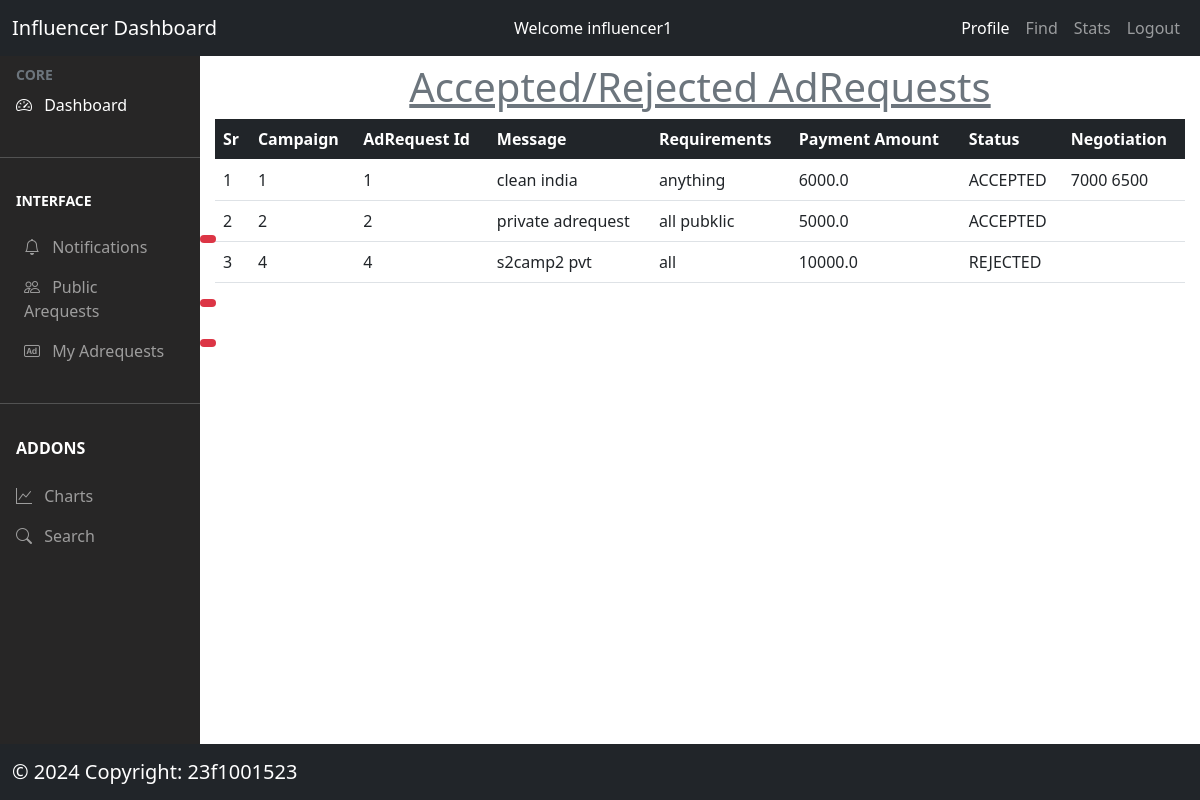
Page /influencer/adrequests/accepted/show (signed in) on the committed database.
### models/model.py (models this page shows, shortened)
class AdRequest(db.Model):
  __tablename__ = 'adrequests'
  adrequest_id = db.Column(db.Integer, autoincrement=True, primary_key=True)
  message = db.Column(db.String(500), nullable=False)
  requirements = db.Column(db.String(500), nullable=False)
  payment_amount = db.Column(db.Float, nullable=False)
  status = db.Column(db.String(200),
                     nullable=False)  #PENDING/ACCEPTED/REJECTED
  flag_status = db.Column(db.String(50), nullable=False)  #active or inactive
  campaign_id = db.Column(db.String(200),
                          db.ForeignKey("campaigns.campaign_id"),
                          nullable=False)
  influencer_id = db.Column(db.String(200),
                            db.ForeignKey("influencers.influencer_id"))
  create_date = db.Column(db.DateTime, default=datetime.now(timezone.utc))
  negotiations = db.relationship('Negotiation', backref='adrequest', lazy=True)

class Negotiation(db.Model):
  __tablename__ = 'negotiations'
  id = db.Column(db.Integer, autoincrement=True, primary_key=True)
  negotiation = db.Column(db.String(400))  # negotiation by influencer
  adrequest_id = db.Column(db.Integer,
                           db.ForeignKey('adrequests.adrequest_id'),
                           nullable=False)
  influencer_id = db.Column(db.Integer,
                            db.ForeignKey('influencers.influencer_id'),
                            nullable=False)

### controllers/influencer.py (the view)
@app.route('/influencer/adrequests/accepted/show')
@login_required_influencer
def accepted_adrequests_show():
  try:
    influencer_id = session['user_id']
    myadrqeuests = AdRequest.query.filter(
        AdRequest.influencer_id == influencer_id, AdRequest.status
        != "PENDING").all()
    negotiations=Negotiation.query.filter_by(influencer_id=influencer_id)
    return render_template('/influencer/influencer_adrequest_status.html',
                          adrequests=myadrqeuests,negotiations=negotiations)
  except:
    flash(fatalerror)

### controllers/usermanager.py (called while the page is built)
def login_required_influencer(func):
  @wraps(func)
  def wrapper_influencer(*args, **kwargs):
    if session.get('loggedin') is None or session['user_type'] != 'influencer':
      flash('You need to login first')
      return redirect(url_for('login'))
    return func(*args, **kwargs)
  return wrapper_influencer

### templates/influencer/influencer_adrequest_status.html (shortened to what this page needs)
{% extends '/influencer/influencer_dashboard.html' %}
{% block content %}
<div class="mt-1">
    {% if adrequests %}
     <h1 class='text-center text-secondary '><u>Accepted/Rejected AdRequests</u></h1>
     <table class='table table-responsive'>
       <thead class='bg-dark text-white'>
         <th>Sr</th>
         <th>Campaign</th>
         <th>AdRequest Id</th>
         <th>Message</th>
         <th>Requirements</th>
        <th>Payment Amount</th>
         <th>Status</th>
         <th>Negotiation</th>
       </thead>
       {% for adrequest in adrequests %}
       <tr>
          <td>{{loop.index}}</td>
         <td>{{adrequest.campaign_id}}</td>
          <td>{{ adrequest.adrequest_id  }}</td>
        <td>{{ adrequest.message  }}</td>
          <td>{{ adrequest.requirements   }}</td>
          <td>{{ adrequest.payment_amount  }}</td>
          <td>{{ adrequest.status }}</td>
         <td>
           {% for negotiation in adrequest.negotiations %}
              {{negotiation.negotiation}}
           {% endfor %}
         </td>
        </tr>
       {% endfor %}
   </table>
  {% else %}
  <h1 class='text-center text-danger mt-5 '><u>No AdRequests</u></h1>
  {% endif %}
</div>
{% endblock %}

### rows in the picture
AdRequest: campaign_id "1", adrequest_id "1", message "clean india", requirements "anything", payment_amount "6000.0", status "ACCEPTED"
Negotiation: negotiation "7000"
Negotiation: negotiation "6500"
AdRequest: campaign_id "2", adrequest_id "2", message "private adrequest", requirements "all pubklic", payment_amount "5000.0", status "ACCEPTED"
AdRequest: campaign_id "4", adrequest_id "4", message "s2camp2 pvt", requirements "all", payment_amount "10000.0", status "REJECTED"

### other values in the picture
{{ session['user_id'] }} "influencer1"
